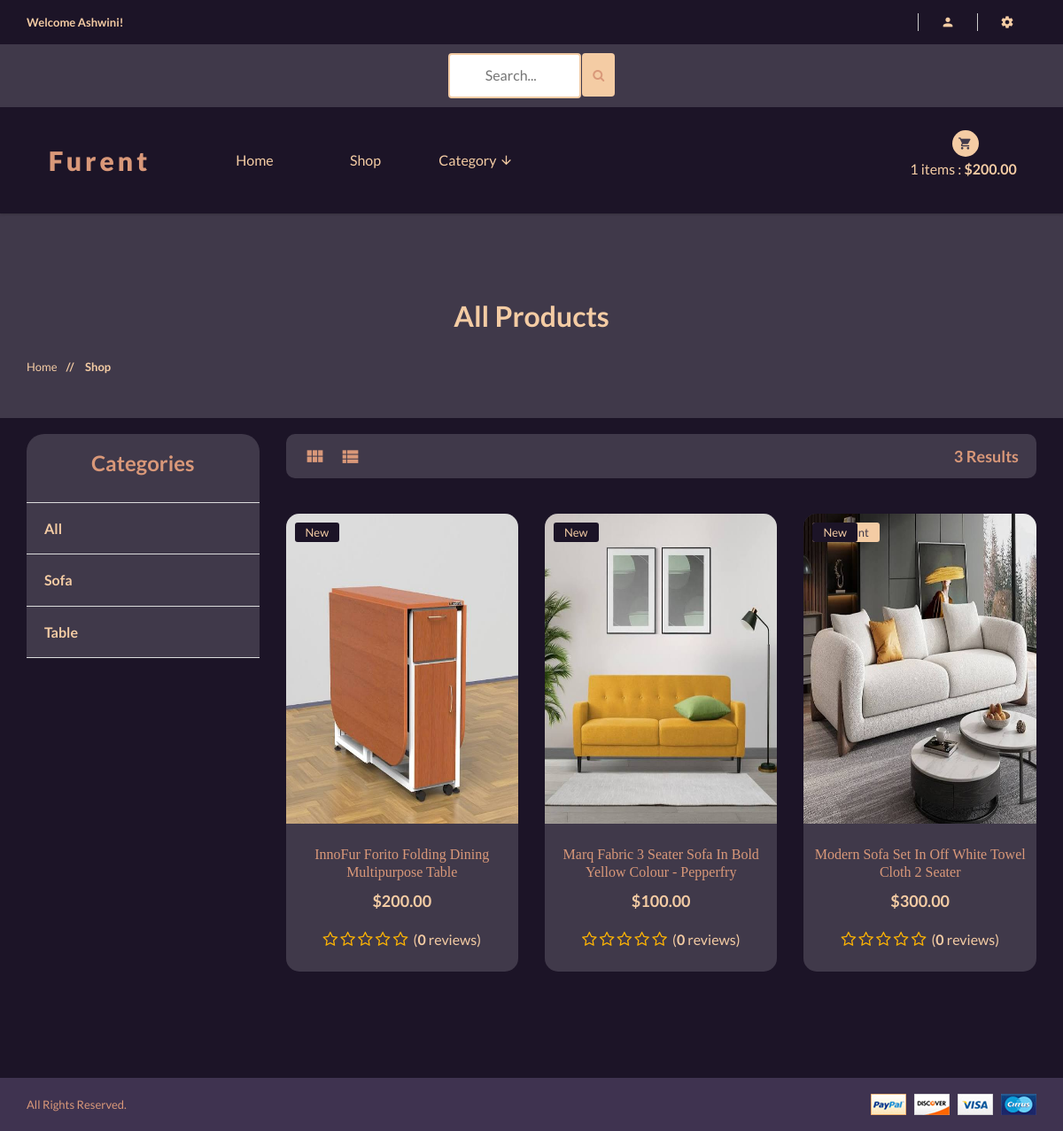
The page /shop/ (signed in) on the database its author committed.
### accounts/models.py (models this page shows, shortened)
class Account(AbstractBaseUser):
    first_name = models.CharField(max_length=50)
    last_name = models.CharField(max_length=50)
    username = models.CharField(max_length=50, unique=True)
    email = models.EmailField(max_length=100, unique=True)
    Phone_number = models.CharField(max_length=50)
    is_admin = models.BooleanField(default=False)
    is_staff = models.BooleanField(default=False)
    is_active = models.BooleanField(default=False)
    is_superadmin = models.BooleanField(default=False)
    date_joined_for_format = models.DateTimeField(auto_now_add=True)
    last_login_for_format  = models.DateTimeField(auto_now_add=True)
    USERNAME_FIELD = 'email'
    REQUIRED_FIELDS = ['username', 'first_name', 'last_name']
    objects = AccountManger()

### shop/models.py (models this page shows, shortened)
class Category(models.Model):
    name = models.CharField(max_length=100, unique=True)
    slug = models.SlugField(max_length=100, unique=True)
    description = models.TextField(max_length=250, blank=True)
    image = models.ImageField(upload_to='categories', blank=True)
    class Meta:
        verbose_name = 'Category'
        verbose_name_plural = 'categories'
    def get_category_slug_url(self):
        return reverse('shop:categries', args=[self.slug])

class Product(models.Model):
    category = models.ForeignKey(Category, on_delete=models.CASCADE)
    name = models.CharField(max_length=100, unique=True)
    slug = models.SlugField(max_length=100, unique=True)
    description = models.TextField(max_length=300, blank=True)
    price = models.DecimalField(max_digits=6, decimal_places=2)
    discount = models.DecimalField(max_digits=6, decimal_places=2, default=0.00)
    image = models.ImageField(upload_to='photos/products')
    stock = models.IntegerField()
    new = models.BooleanField(default=False)
    is_available = models.BooleanField(default=True)
    date_joined_for_format = models.DateTimeField(auto_now_add=True)
    last_login_for_format = models.DateTimeField(auto_now=True)
    def averageRating(self):
        reviews = ReviewRating.objects.filter(product=self, status=True).aggregate(average=Avg('rating'))
        avg = 0
        if reviews['average'] is not None:
            avg = float(reviews['average'])
        return avg
    def countReview(self):
        reviews = ReviewRating.objects.filter(product=self, status=True).aggregate(count=Count('id'))
        count = 0
        if reviews['count'] is not None:
            count = int(reviews['count'])
        return count
    def get_prodcut_details_url(self):
        return reverse('shop:product_details', args=[self.category.slug, self.slug])
    class Meta:
        verbose_name_plural = 'Products'
        ordering = ('-date_joined_for_format',)

### shop/views.py (the view)
# urls.py: path('', include('shop.urls', namespace='shop')),
def shop(request, category_slug=None):
    categories = None
    products = None
    if category_slug != None:
        categories = get_object_or_404(Category, slug=category_slug)
        products = Product.objects.filter(category=categories, is_available=True)
        paginator = Paginator(products, 6)
        page = request.GET.get('page')
        paged_products = paginator.get_page(page)
        products_count = products.count()
    else:
        products = Product.objects.all().filter(is_available=True)
        paginator = Paginator(products, 6)
        page = request.GET.get('page')
        paged_products = paginator.get_page(page)
        products_count = products.count()
    for product in products:
        reviews = ReviewRating.objects.order_by('-updated_at').filter(product_id=product.id, status=True)
    context = {
        'category_slug': category_slug,
        'products' : paged_products,
        'products_count': products_count,
    }
    return render(request, 'shop/shop/shop.html', context)

### cart/models.py (called while the page is built)
    def sub_total(self):
        return self.product.price * self.quantity

### shop/context_processors.py (called while the page is built)
def category_list(request):
    return {
        'categories' : Category.objects.all(),
    }

### templates/shop/shop/shop.html (shortened to what this page needs)
{% extends 'base.html' %}
{% load static %}
{% block content %}
		<div style="background:#40394a" class="pages-title section-padding">
			<div class="container">
				<div class="row">
					<div class="col-xs-12">
						<div class="pages-title-text text-center">
							{% if category_slug != None %}
							<h2 style="color:#f4cca4;text-transform: capitalize;">{{category_slug}}</h2>
							{% else %}
							<h2 style="color:#f4cca4;text-transform: capitalize;">All Products</h2>
							{% endif %}
							<ul class="text-left">
								<li ><a href="\">Home </a></li>
								<li style="color:#f4cca4"><span> // </span>Shop</li>
							</ul>
						</div>
					</div>
				</div>
			</div>
		</div>
		<br>
		<section style="background:#1c1427"   class="pages products-page section-padding-bottom">
			<div class="container">
				<div class="row"><br>
					<div class="col-xs-12 col-sm-4 col-md-3">
						<div class="sidebar left-sidebar">
							<div style="background:#40394a; color:#d99879;;border-radius:20px 20px 0 0;" class="s-side-text">
								<div class="sidebar-title clearfix text-center">
									<h3 >Categories</h3>
								</div>
								<div  class="sidebar-title clearfix">
									<h4 class="floatleft"><a style="font-weight:600;color:#f4cca4"  href="{% url 'shop:shop' %}">All</a></h4>
								</div>
                                {% for category in categories %}
                                <div  class="sidebar-title clearfix">
									<h4 class="floatleft"><a style="font-weight:600;color:#f4cca4"  href="{{ category.get_category_slug_url }}">{{category.name}}</a></h4>
								</div>
                                {% endfor %}
							</div>
						</div>
					</div>
					<div class="col-xs-12 col-sm-8 col-md-9">
						<div class="right-products">
							<div class="row">
								<div class="col-xs-12">
									<div style="background:#40394a;border-radius:10px;" class="section-title clearfix">
										<ul >
											<li>
												<ul class="nav-view">
													<li class="active"><a data-toggle="tab" href="#grid"> <i style="color:#d99879" class="mdi mdi-view-module"></i> </a></li>
													<li><a data-toggle="tab" href="#list"> <i style="color:#d99879" class="mdi mdi-view-list"></i> </a></li>
												</ul>
											</li>
											<li style="color:#d99879; font-size:18px" class="sort-by floatright">
												{{products_count}} Results
											</li>
										</ul>
									</div>
								</div>
							</div>
							<div class="row">
								<div class="tab-content grid-content">
									<div class="tab-pane fade in active text-center" id="grid">
                                        {% for product in products %}
										<div  class="col-xs-12 col-sm-6 col-md-4">
											<div   style="background:#40394a; ;border-radius:15px;" class="single-product">
												<div class="product-img">
													{% if product.discount != 0.00 %}
													<div class="pro-type">
														<span>Discount</span>
													</div>
													{% endif %}
													{% if product.new %}
													<div style="background:#1c1427;color:#f4cca4" class="pro-type">
														<span>New</span>
													</div>
													{% endif %}
													<a href="{{product.get_prodcut_details_url}}"><img style="width:100%; height:350px;;border-radius:15px 15px 0 0;" src="{{product.image.url}}" alt="Product Title" /></a>
												</div>
												<div class="product-dsc">
													<p><a style="color:#d99879" href="{{product.get_prodcut_details_url}}">{{product.name}}</a></p>
													<span>${{product.price}}</span><br><br>
													<div style="font-size:16px" class="rating-star">
														<span>
														<i class="fa fa-star{% if product.averageRating < 0.5 %}-o{% elif product.averageRating >= 0.5 and product.averageRating < 1 %}-half-o {% endif %}" aria-hidden="true"></i>
														<i class="fa fa-star{% if product.averageRating < 1.5 %}-o{% elif product.averageRating >= 1.5 and product.averageRating < 2 %}-half-o {% endif %}" aria-hidden="true"></i>
														<i class="fa fa-star{% if product.averageRating < 2.5 %}-o{% elif product.averageRating >= 2.5 and product.averageRating < 3 %}-half-o {% endif %}" aria-hidden="true"></i>
														<i class="fa fa-star{% if product.averageRating < 3.5 %}-o{% elif product.averageRating >= 3.5 and product.averageRating < 4 %}-half-o {% endif %}" aria-hidden="true"></i>
														<i class="fa fa-star{% if product.averageRating < 4.5 %}-o{% elif product.averageRating >= 4.5 and product.averageRating < 5 %}-half-o {% endif %}" aria-hidden="true"></i>
														&nbsp;<span style="font-size:16px">(<b>{{product.countReview}}</b> reviews)</span>
														</span>
													</div>
												</div>
											</div>
										</div>
										{% endfor %}
									</div>
								</div>
							</div>
							<div class="row">
								<div  class="col-sm-12">
								</div>
							</div>
						</div>
					</div>
				</div>
			</div>
		</section>
{% endblock content %}

### templates/base.html (shortened to what this page needs)
{% load static %}
<!doctype html>
<html class="no-js" lang="">
<head>
    <link rel="stylesheet" href="{% static 'css/bootstrap.min.css' %}">
    <link rel="stylesheet" href="{% static 'css/animate.css' %}">
    <link rel="stylesheet" href="{% static 'css/materialdesignicons.min.css' %}">
    <link rel="stylesheet" href="{% static 'css/jquery.simpleLens.css' %}">
    <link rel="stylesheet" href="{% static 'css/jquery-ui.min.css' %}">
    <link rel="stylesheet" href="{% static 'css/meanmenu.min.css' %}">
    <link rel="stylesheet" href="{% static 'css/nivo-slider.css' %}">
    <link rel="stylesheet" href="{% static 'css/owl.carousel.css' %}">
    <link rel="stylesheet" href="{% static 'css/style.css' %}">
    <link rel="stylesheet" href="{% static 'css/responsive.css' %}">
    <link rel="stylesheet" href="https://cdnjs.cloudflare.com/ajax/libs/font-awesome/4.7.0/css/font-awesome.min.css">
</head>
<body style="background:#40394a">
    <header style="background:#1c1427" class="header-one header-two">
        <div style="background:#1c1427" class="header-top-two">
            <div class="container text-center">
                <div class="row">
                    <div class="col-sm-12">
                        <div class="middel-top">
                            {% if user.id is None %}
                            <div class="left floatleft">
                                <p style="color:#f4cca4"><b>Welcome Guest!</b></p>
                            </div>
                            {% else %}
                            <div class="left floatleft">
                                <p style="color:#f4cca4"><b>Welcome {{user.first_name | capfirst}}!</b></p>
                            </div>
                            {% endif %}
                        </div>
                        <div class="middel-top clearfix">
                            <ul class="clearfix right floatright">
                                <li>
                                    <a style="color:#f4cca4" href="#"><i class="mdi mdi-account"></i></a>
                                </li>
                                <li>
                                    <a style="color:#f4cca4" href="#"><i class="mdi mdi-settings"></i></a>
                                </li>
                            </ul>
                            </div>
                        </div>
                    </div>
                </div>
            </div>
        <div style="background:#40394a">
            <div class="container text-center">
                <div class="row">
                    <div class="col-sm-12">
                        <form id="searchh" action={% url 'shop:search' %} method="GET">
                        <input  type="text" name="keyword" placeholder="Search...">
                        <button style="height:49px; margin-bottom:6px; background:#f4cca4;margin-left:-1px;border:None "  class="btn btn-warning" type="submit">
                           <i style="color:#d99879" class="fa fa-search"></i>
                        </button>
                        </form>
                    </div>
                </div>
            </div>
        </div>
        <div class="container text-center">
            <div class="row">
                <div class="col-sm-2">
                    <div class="logo">
                        <a style="color:#f4cca4;font-weight: 800;" href="\"><span
                                style="color:#d99879">Furent</a>
                    </div>
                </div>
                <div class="col-sm-8">
                    <div class="header-middel">
                        <div class="mainmenu">
                            <nav >
                                <ul>
                                    <li ><a href="\">Home</a></li>
                                    <li><a href="{% url 'shop:shop' %}">Shop</a></li>
                                    <li><a href="#">Category <i class="mdi mdi-arrow-down"></i></a>
                                    </li>
                                </ul>
                            </nav>
                        </div>
                    </div>
                </div>
                <div class="col-sm-2">
                    <div class="cart-itmes">
                        <a class="cart-itme-a" href="{% url 'cart:cart' %}">
                            <i class="mdi mdi-cart"></i>
                            {{quantityyy}} items : <strong>${{totalll}}</strong>
                        </a>
                    </div>
                </div>
            </div>
        </div>
    </header>
    <br>
    {% block content %}
    {% endblock content %}
    <footer>
        <div  style="background:#3f3350" class="footer-bottom">
            <div class="container">
                <div class="row">
                    <div class="col-xs-12 col-sm-6">
                        <p style="color:#d99879">
                            All Rights Reserved.</p>
                    </div>
                    <div class="col-xs-12 col-sm-6 text-right">
                        <a href="#"><img src="{% static 'img/footer/payment.png' %}" alt="" /></a>
                    </div>
                </div>
            </div>
        </div>
    </footer>
</body>
</html>

### core/static/css/responsive.css (style rules this page uses)
@media (min-width: 1170px) and (max-width: 1200px) { .sidebar-title,.color-select { padding: 20px; } }

### templates/base.html (style rules this page uses)
#searchh input[type=text] { width: 150px; margin-top:10px; margin-bottom:10px; box-sizing: border-box; border: 2px solid #f4cca4; border-radius: 4px; font-size: 16px; color:#1c1427; background-color: #fff; background-position: 10px 10px; background-repeat: no-repeat; padding: 12px 20px 12px 40px; -webkit-transition: width 0.4s ease-in-out; transition: width 0.4s ease-in-out; }

### rows shown on the page
Account: first_name "Ashwini"
Category: name "Sofa"
Category: name "Table"
Product: new "New", image (picture), name "InnoFur Forito Folding Dining Multipurpose Table", price "200.00", countReview "0"
Product: new "New", image (picture), name "Marq Fabric 3 Seater Sofa In Bold Yellow Colour - Pepperfry", price "100.00", countReview "0"
Product: new "New", image (picture), name "Modern Sofa Set In Off White Towel Cloth 2 Seater", price "300.00", countReview "0"

### other values the page prints
{{ quantityyy }} "1"
{{ totalll }} "200.00"
{{ products_count }} "3"
